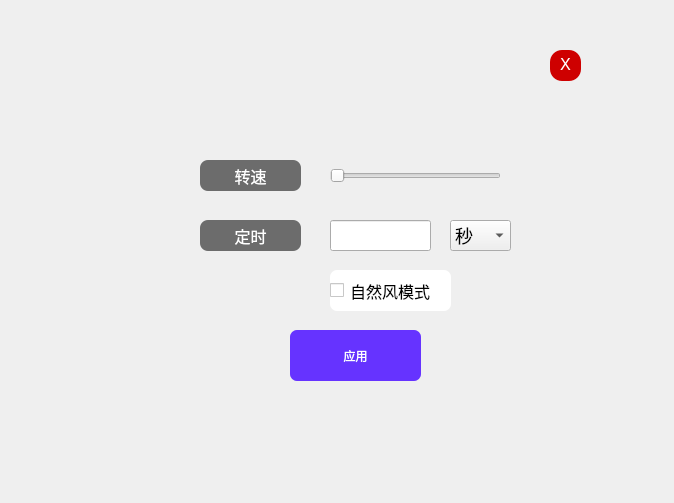
<?xml version="1.0" encoding="UTF-8"?>
<ui version="4.0">
 <class>Dialog</class>
 <widget class="QDialog" name="Dialog">
  <property name="geometry">
   <rect>
    <x>0</x>
    <y>0</y>
    <width>674</width>
    <height>503</height>
   </rect>
  </property>
  <property name="windowTitle">
   <string>Dialog</string>
  </property>
  <widget class="QLabel" name="label">
   <property name="geometry">
    <rect>
     <x>50</x>
     <y>0</y>
     <width>591</width>
     <height>471</height>
    </rect>
   </property>
   <property name="text">
    <string/>
   </property>
   <property name="pixmap">
    <pixmap>Assests/background.webp</pixmap>
   </property>
   <property name="scaledContents">
    <bool>true</bool>
   </property>
  </widget>
  <widget class="QPushButton" name="pushButton">
   <property name="geometry">
    <rect>
     <x>290</x>
     <y>330</y>
     <width>131</width>
     <height>51</height>
    </rect>
   </property>
   <property name="styleSheet">
    <string notr="true">QPushButton{
    color:White;
    border-radius: 7px;
    font-family:微软雅黑;
    background:#6633FF;
    border:1px;
}
QPushButton:hover{
    background:#6666FF;
}
QPushButton:pressed{
    background:#6600FF;
}</string>
   </property>
   <property name="text">
    <string>应用</string>
   </property>
   <property name="autoDefault">
    <bool>false</bool>
   </property>
   <property name="flat">
    <bool>false</bool>
   </property>
  </widget>
  <widget class="QPushButton" name="pushButton_3">
   <property name="geometry">
    <rect>
     <x>550</x>
     <y>50</y>
     <width>31</width>
     <height>31</height>
    </rect>
   </property>
   <property name="styleSheet">
    <string notr="true">QPushButton{
    background:#CE0000;
    color:white;
    box-shadow: 1px 1px 3px rgba(0,0,0,0.3);
    font-size:18px;
    border-radius: 12px;
    font-family: Consolas;
}
QPushButton:hover{                    
    background:#FF2D2D;
}
QPushButton:pressed{
    border: 1px solid #3C3C3C!important;
    background:#AE0000;
}</string>
   </property>
   <property name="text">
    <string>X</string>
   </property>
  </widget>
  <widget class="QLabel" name="label_7">
   <property name="geometry">
    <rect>
     <x>110</x>
     <y>60</y>
     <width>41</width>
     <height>41</height>
    </rect>
   </property>
   <property name="text">
    <string/>
   </property>
   <property name="pixmap">
    <pixmap>Assests/icon.jpg</pixmap>
   </property>
   <property name="scaledContents">
    <bool>true</bool>
   </property>
  </widget>
  <widget class="QLabel" name="label_2">
   <property name="geometry">
    <rect>
     <x>200</x>
     <y>160</y>
     <width>101</width>
     <height>31</height>
    </rect>
   </property>
   <property name="styleSheet">
    <string notr="true">QLabel{
    background:#6C6C6C;
    color:white;
    box-shadow: 1px 1px 3px rgba(0,0,0,0.3);
    font-size:16px;
    border-radius:
    8px;font-family: 微软雅黑;
}</string>
   </property>
   <property name="text">
    <string>转速</string>
   </property>
   <property name="alignment">
    <set>Qt::AlignCenter</set>
   </property>
  </widget>
  <widget class="QSlider" name="horizontalSlider">
   <property name="geometry">
    <rect>
     <x>330</x>
     <y>160</y>
     <width>171</width>
     <height>31</height>
    </rect>
   </property>
   <property name="orientation">
    <enum>Qt::Horizontal</enum>
   </property>
  </widget>
  <widget class="QLabel" name="label_3">
   <property name="geometry">
    <rect>
     <x>200</x>
     <y>220</y>
     <width>101</width>
     <height>31</height>
    </rect>
   </property>
   <property name="styleSheet">
    <string notr="true">QLabel{
    background:#6C6C6C;
    color:white;
    box-shadow: 1px 1px 3px rgba(0,0,0,0.3);
    font-size:16px;
    border-radius:
    8px;font-family: 微软雅黑;
}</string>
   </property>
   <property name="text">
    <string>定时</string>
   </property>
   <property name="alignment">
    <set>Qt::AlignCenter</set>
   </property>
  </widget>
  <widget class="QLineEdit" name="lineEdit">
   <property name="geometry">
    <rect>
     <x>330</x>
     <y>220</y>
     <width>101</width>
     <height>31</height>
    </rect>
   </property>
  </widget>
  <widget class="QCheckBox" name="checkBox">
   <property name="geometry">
    <rect>
     <x>330</x>
     <y>270</y>
     <width>121</width>
     <height>41</height>
    </rect>
   </property>
   <property name="styleSheet">
    <string notr="true">QCheckBox{
    color:Black;
    border-radius: 7px;
    font-family:微软雅黑;
    background:#FFFFFF;
    border:1px;
    font-size:16px;
}</string>
   </property>
   <property name="text">
    <string>自然风模式</string>
   </property>
   <property name="tristate">
    <bool>false</bool>
   </property>
  </widget>
  <widget class="QComboBox" name="comboBox_3">
   <property name="geometry">
    <rect>
     <x>450</x>
     <y>220</y>
     <width>61</width>
     <height>31</height>
    </rect>
   </property>
   <property name="styleSheet">
    <string notr="true">QComboBox{
    font-size:18px;
    font-family: Consolas;
}</string>
   </property>
   <item>
    <property name="text">
     <string>秒</string>
    </property>
   </item>
   <item>
    <property name="text">
     <string>分钟</string>
    </property>
   </item>
   <item>
    <property name="text">
     <string>小时</string>
    </property>
   </item>
  </widget>
 </widget>
 <resources/>
 <connections/>
</ui>
